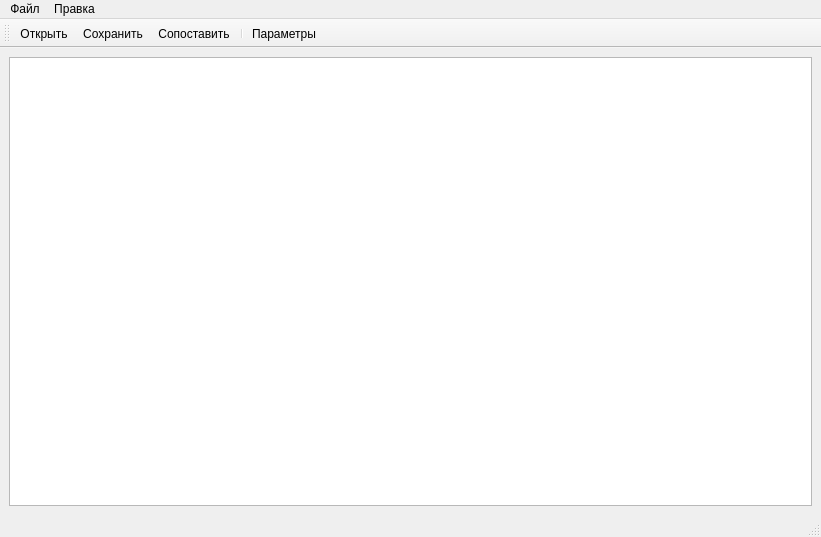
<?xml version="1.0" encoding="UTF-8"?>
<ui version="4.0">
 <class>MainWindow</class>
 <widget class="QMainWindow" name="MainWindow">
  <property name="geometry">
   <rect>
    <x>0</x>
    <y>0</y>
    <width>821</width>
    <height>537</height>
   </rect>
  </property>
  <property name="windowTitle">
   <string>Сопоставлятор</string>
  </property>
  <widget class="QWidget" name="centralwidget">
   <layout class="QHBoxLayout" name="horizontalLayout">
    <item>
     <widget class="QTableWidget" name="table_widget"/>
    </item>
   </layout>
  </widget>
  <widget class="QMenuBar" name="menubar">
   <property name="geometry">
    <rect>
     <x>0</x>
     <y>0</y>
     <width>821</width>
     <height>27</height>
    </rect>
   </property>
   <widget class="QMenu" name="menu_file">
    <property name="title">
     <string>Файл</string>
    </property>
    <addaction name="act_open"/>
    <addaction name="act_save"/>
    <addaction name="act_exit"/>
   </widget>
   <widget class="QMenu" name="menu_edit">
    <property name="title">
     <string>Правка</string>
    </property>
    <addaction name="act_juxtapose"/>
    <addaction name="act_config"/>
   </widget>
   <addaction name="menu_file"/>
   <addaction name="menu_edit"/>
  </widget>
  <widget class="QStatusBar" name="statusbar"/>
  <widget class="QToolBar" name="toolBar">
   <property name="windowTitle">
    <string>toolBar</string>
   </property>
   <attribute name="toolBarArea">
    <enum>TopToolBarArea</enum>
   </attribute>
   <attribute name="toolBarBreak">
    <bool>false</bool>
   </attribute>
   <addaction name="act_open"/>
   <addaction name="act_save"/>
   <addaction name="act_juxtapose"/>
   <addaction name="separator"/>
   <addaction name="act_config"/>
  </widget>
  <action name="act_open">
   <property name="icon">
    <iconset resource="../resources.qrc">
     <normaloff>:/resources/images/open.png</normaloff>:/resources/images/open.png</iconset>
   </property>
   <property name="text">
    <string>Открыть</string>
   </property>
   <property name="shortcut">
    <string>Ctrl+O</string>
   </property>
  </action>
  <action name="act_exit">
   <property name="icon">
    <iconset resource="../resources.qrc">
     <normaloff>:/resources/images/close.png</normaloff>:/resources/images/close.png</iconset>
   </property>
   <property name="text">
    <string>Выход</string>
   </property>
   <property name="shortcut">
    <string>Ctrl+Q</string>
   </property>
  </action>
  <action name="act_save">
   <property name="icon">
    <iconset resource="../resources.qrc">
     <normaloff>:/resources/images/save.png</normaloff>:/resources/images/save.png</iconset>
   </property>
   <property name="text">
    <string>Сохранить</string>
   </property>
   <property name="shortcut">
    <string>Ctrl+S</string>
   </property>
  </action>
  <action name="act_juxtapose">
   <property name="icon">
    <iconset resource="../resources.qrc">
     <normaloff>:/resources/images/edit.png</normaloff>:/resources/images/edit.png</iconset>
   </property>
   <property name="text">
    <string>Сопоставить</string>
   </property>
   <property name="shortcut">
    <string>Ctrl+J</string>
   </property>
  </action>
  <action name="act_config">
   <property name="icon">
    <iconset resource="../resources.qrc">
     <normaloff>:/resources/images/config.png</normaloff>:/resources/images/config.png</iconset>
   </property>
   <property name="text">
    <string>Параметры</string>
   </property>
  </action>
 </widget>
 <resources>
  <include location="../resources.qrc"/>
 </resources>
 <connections>
  <connection>
   <sender>act_exit</sender>
   <signal>triggered()</signal>
   <receiver>MainWindow</receiver>
   <slot>close()</slot>
   <hints>
    <hint type="sourcelabel">
     <x>-1</x>
     <y>-1</y>
    </hint>
    <hint type="destinationlabel">
     <x>399</x>
     <y>299</y>
    </hint>
   </hints>
  </connection>
 </connections>
</ui>
